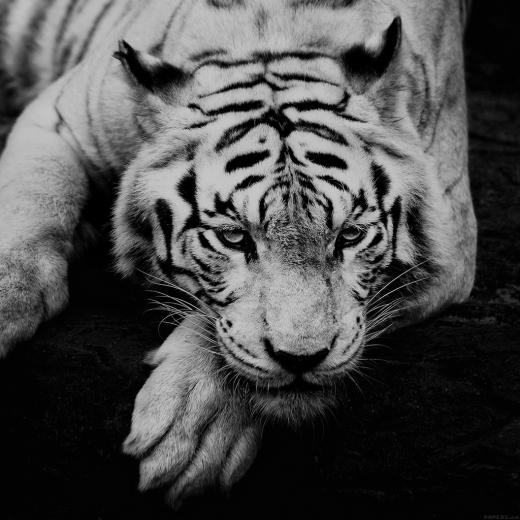
%> input picture tiger.jpg, 520 x 520 px
$ octave MedianFiltering.m   (GNU Octave 9; MATLAB toolbox functions it lacks are replaced by stand-ins)
%> lines starting %> are read from the running program, lines starting %| are printed output that depends on the picture; in (x1, y1, x2, y2) boxes, pixels count from 0 and x2, y2 are one past the last pixel; in counts of white or black regions, pixels touching at a corner belong together; the program's own positions count from 1
ROW=520;   % The dimensions of the image are defined.
COL=520;
D=520;

result=imread("tiger.jpg");
%> result is the input picture: size 520x520x3 uint8; min 0, max 216, mean 75.5

result=imnoise(result,'salt & pepper',0.08); % Adding salt and pepper noise.
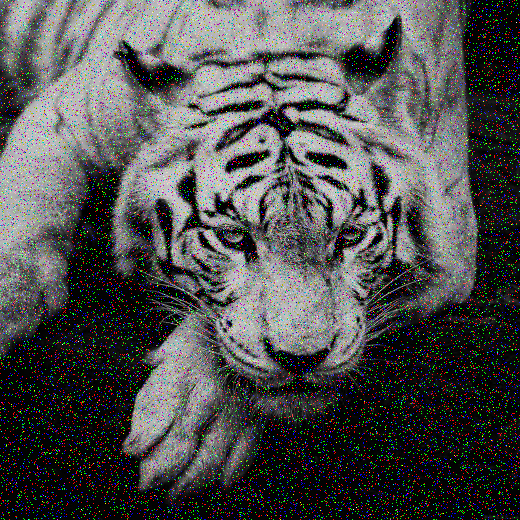
%> result: size 520x520x3 uint8; mean R, G, B 79.8, 79.7, 79.5

[ylength,xlength]=size(result);                  % The size of the image is obtained using the size function
%> ylength = 520; xlength = 1560
output_image(1:ylength,1:xlength/3,1:3)=result;  % and a new matrix is created to store the filtered image.

for r=1:D
    for s=1:D
        M(s,r)=uint8(result(s,r)); % Pixel values in the result are assigned to the M matrix.
    end
end
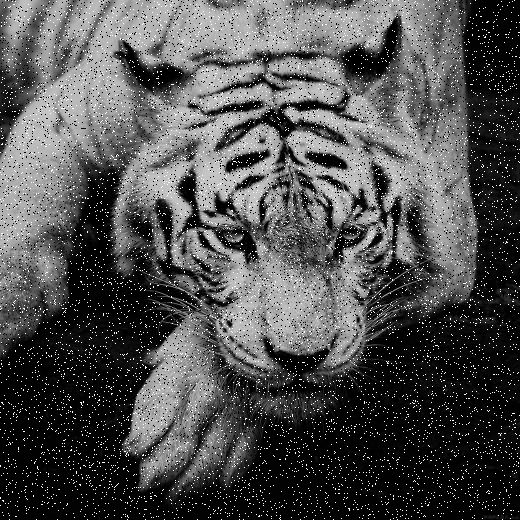
%> M: size 520x520 uint8; min 0, max 255, mean 79.8

fid=fopen('file directory','wt'); % The file is opened to write
for r=1:D                        % the pixel values of the image.
    for s=1:D
        fprintf(fid,'%u\n',M(r,s)); % Pixel values in the M matrix are written to the opened input_image.txt file.
    end
end

subplot(1,3,1),imshow(M);
title('Image with Salt and Pepper Noise');
fclose(fid);


for y=1:ylength
    for x=1:xlength/3-2
        window=result(y,x:(x+2));           % The 3x3 filter that applies to rows is applied to the image.
        sorted_list=sort(window);           % Sort pixels with the 'sort' function.
        output_image(y,x+1)=sorted_list(2); % The outut_image matrix is assigned median values (excluding edge pixels).
    end
end
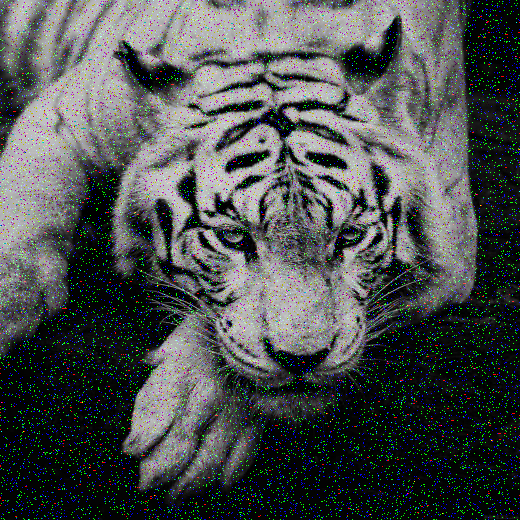
%> output_image: size 520x520x3 uint8; mean R, G, B 76.1, 79.7, 79.5

for r=1:D
    for s=1
        M(s,r)=uint8(output_image(s,r));  % The pixels of the filtered image are assigned to the M matrix.
    end
end
%> M: size 520x520 uint8; 0.07% of pixels changed, all inside (x1, y1, x2, y2) = (4, 0, 515, 1)

fid=fopen('expected_image.txt file directory','wt');

for r=1:D
    for s=1:D
        fprintf(fid,'%u\n',M(r,s));   % The values in the M matrix are written to the expected_image.txt file one after the other.
    end
end
fclose(fid);

%> (the run ends here)
